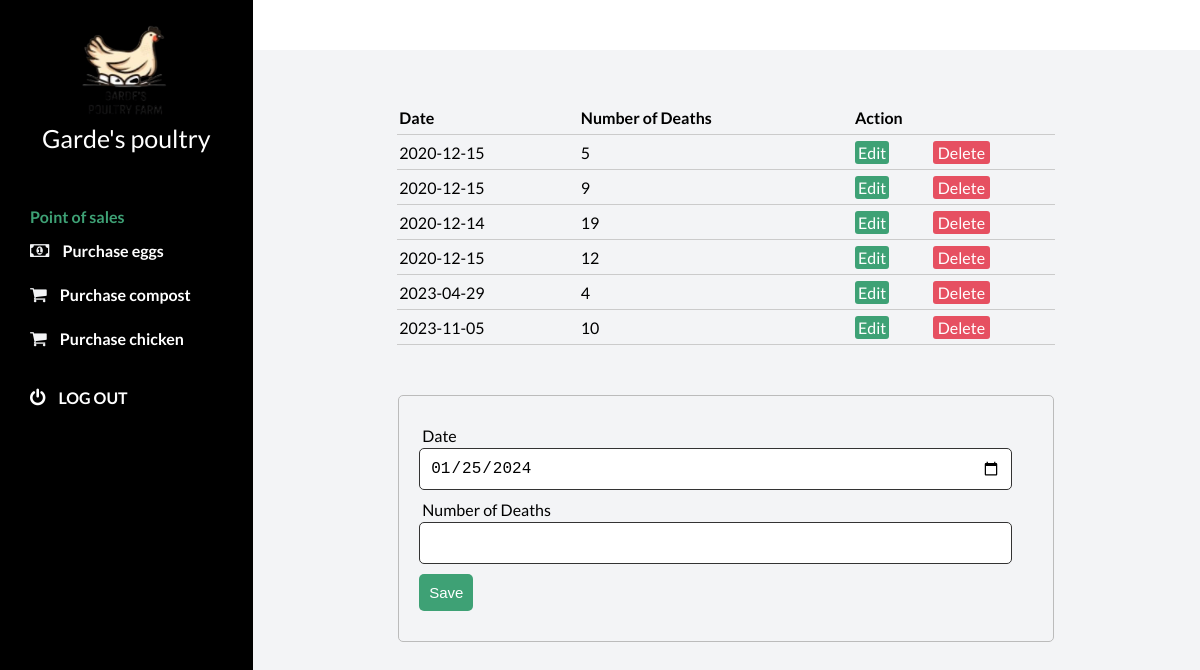
Page /birdsMortality.php (signed in) on the committed database.
### tables this page shows
CREATE TABLE IF NOT EXISTS `birdsmortality` (
  `BirdsMortality_ID` int(11) NOT NULL AUTO_INCREMENT,
  `Date` date NOT NULL,
  `Deaths` int(11) NOT NULL,
  PRIMARY KEY (`BirdsMortality_ID`)
);

### includes/action.php (called while the page is built, shortened)
<?php
    include_once "database.php";
    class CrudOperation extends Database{
        public function viewMethod($table){
            $sql = "SELECT * FROM " . $table;
            $array = array();
            $query = $this->connect()->query($sql);
            while($row = mysqli_fetch_array($query)){
                $array[] = $row;
            }
            return $array;
        }
    }
    $birdsMortalityObject = new CrudOperation();
?>

### includes/database.php (called while the page is built, shortened)
<?php
class Database{
    public function connect(){
        $this->servername = 'localhost';
        $this->username = 'root';
        $this->password = '';
        $this->dbname = 'newpoultry';
        $conn = new mysqli($this->servername, $this->username, $this->password, $this->dbname);
        return $conn;
    }
}
function mysqlDate(){
    $dbbbbbb = new Database();
    $res = mysqli_query($dbbbbbb->connect(),"SELECT DATE_FORMAT(NOW(),'%Y-%m-%d')");
    $ret = "";
    if($colx = mysqli_fetch_array($res)){
        $ret = $colx[0];
    }
    return $ret;
}
?>

### birdsMortality.php (the view, shortened to what this page needs)
<?php
include 'includes/database.php';
include 'includes/action.php';
?>
<!DOCTYPE html>
<html lang="en">
<?php include "partials/_head.php";?>
<body id="body">
    <div class="container">
        <main>
            <div class="main__container">
                <table>
                    <thead>
                        <th>Date</th>
                        <th>Number of Deaths</th>
                        <th colspan="2">Action</th>
                    </thead>
                    <tbody>
                    <?php
                        $myrow = $birdsMortalityObject->viewMethod("BirdsMortality");
                        foreach($myrow as $row){
                            ?>
                            <tr>
                                <td><?php echo $row['Date'];?></td>
                                <td><?php echo $row['Deaths'];?></td>
                                <td>
                                    <a class="edit_btn" href="birdsMortality.php?birdsmortupdate=1&id=<?php echo $row["BirdsMortality_ID"]; ?>">Edit</a>
                                </td>
                                <td>
                                <a class="del_btn" href="includes/action.php?birdsmortdelete=1&id=<?php echo $row["BirdsMortality_ID"]; ?>">Delete</a>
                                </td>
                            </tr>
                            <?php
                        }
                    ?>
                    </tbody>
                </table>
                <?php
                    if(isset($_GET["birdsmortupdate"])){
                        $id = $_GET["id"] ?? null;
                        $where = array("BirdsMortality_ID" => $id);
                        $row = $birdsPurchaseObject->selectMethod("BirdsMortality", $where);
                        ?>
                            <div id="error" style="text-align: center; color:  #e65061;"></div>
                            <form id="form" action="includes/action.php" method="post">
                                <div class="input-group">
                                    <input type="hidden" name="id" value="<?php echo $id; ?>">
                                </div>
                                <div class="input-group">
                                    <label for="">Date</label>
                                    <input id="Date" type="date" name="Date" value="<?php echo $row["Date"]; ?>">
                                </div>
                                <div class="input-group">
                                    <label for="">Number of Deaths</label>
                                    <input id="Deaths" type="number" step="any" name="Deaths" value="<?php echo $row["Deaths"]; ?>">
                                </div>
                                <div class="input-group">
                                    <button type="submit" name="birdsmortedit" class="btn" value="">Update</button>
                                </div>
                            </form>
                        <?php
                    }else{
                        ?>
                            <form id="form" action="includes/action.php" method="post">
                                <div class="input-group">
                                    <label for="">Date</label>
                                    <input id="Date" type="date" name="Date" value="<?php echo mysqlDate(); ?>">
                                </div>
                                <div class="input-group">
                                    <label for="">Number of Deaths</label>
                                    <input id="Deaths" type="number" step="any" name="Deaths" value="">
                                </div>
                                <div class="input-group">
                                    <button type="submit" name="birdsmortsave" class="btn">Save</button>
                                </div>
                            </form>
                        <?php
                    }
                        ?>
            </div>
        </main>
        <?php include "partials/_side_bar.php";?>
    </div>
</body>
</html>

### styles.css (style rules this page uses)
* { margin: 0; padding: 0; }
body { box-sizing: border-box; font-family: "Lato", sans-serif; }
.container { display: grid; height: 100vh; grid-template-columns: 0.8fr 1fr 1fr 1fr; grid-template-rows: 0.2fr 3fr; grid-template-areas: "sidebar nav nav nav" "sidebar main main main"; }
main { background: #f3f4f6; grid-area: main; overflow-y: auto; }
.main__container { padding: 20px 35px; }
table { width: 75%; margin: 30px auto; border-collapse: collapse; text-align: left; }
tr { border-bottom: 1px solid #cbcbcb; }
th, td { border: none; height: 30px; padding: 2px; }
form { width: 70%; margin: 50px auto; text-align: left; padding: 20px; border: 1px solid #bbb; border-radius: 5px; }
.input-group { margin: 10px 0; }
.input-group label { display: block; text-align: left; margin: 3px; }
.input-group input { height: 30px; width: 93%; padding: 5px 10px; font-size: 16px; border-radius: 5px; border: 1px solid #333; }
.btn { padding: 10px; font-size: 15px; color: #fff; background:#3ea175; border: none; border-radius: 5px; }
.edit_btn { text-decoration: none; padding: 2px 3px; background: #3ea175; color: #fff; border-radius: 3px; }
.del_btn { text-decoration: none; padding: 2px 5px; color: #fff; border-radius: 3px; background: #e65061; }

### rows in the picture
birdsmortality: Date "2020-12-15", Deaths "5"
birdsmortality: Date "2020-12-15", Deaths "9"
birdsmortality: Date "2020-12-14", Deaths "19"
birdsmortality: Date "2020-12-15", Deaths "12"
birdsmortality: Date "2023-04-29", Deaths "4"
birdsmortality: Date "2023-11-05", Deaths "10"
